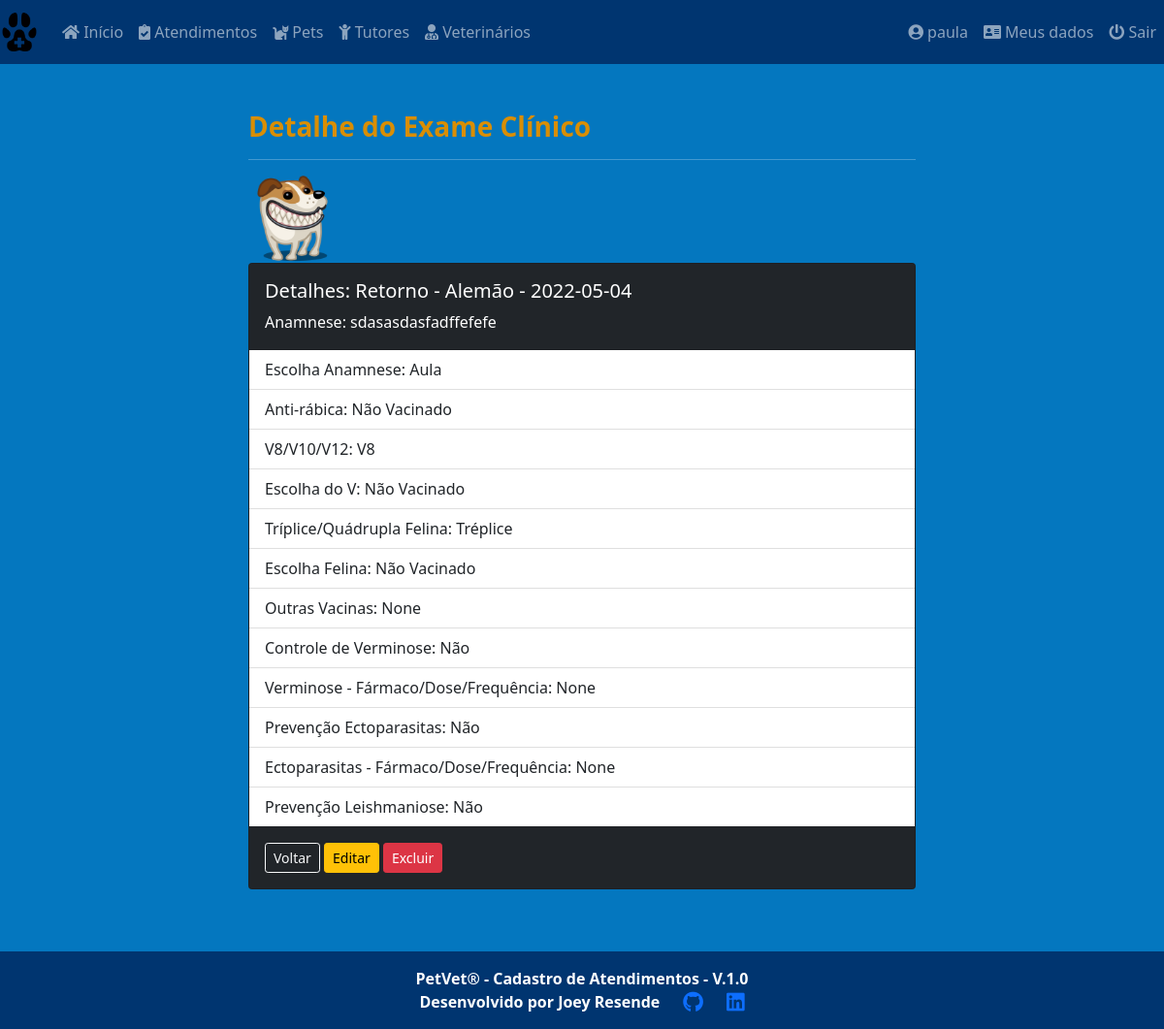
Page /core/general_clinic/1 (signed in) on the earlier database version.
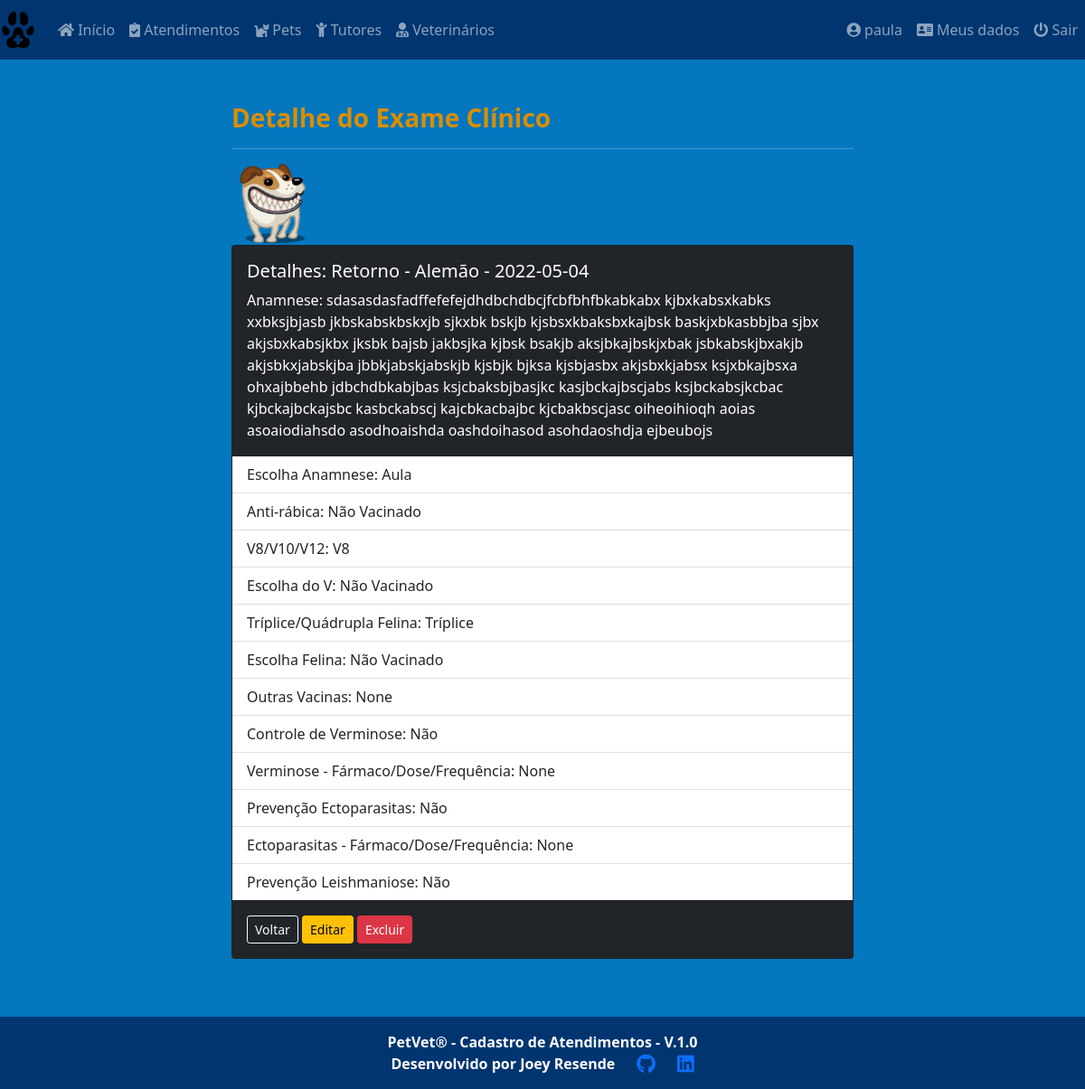
Same page on the later database version.
### core/models.py (models this page shows, shortened)
class GeneralClinic(models.Model):
    medical_care = models.ForeignKey(
        'MedicalCare', on_delete=models.PROTECT, null=True, verbose_name='Atendimento')
    choice_anamnese = models.CharField(
        max_length=6, choices=type_anamnese, verbose_name='Tipo anamnese')
    anamnese = models.TextField(max_length=1000, verbose_name='Anamnese')
    choice_anti_rabica = models.CharField(
        max_length=13, choices=vaccination, verbose_name='Anti-Rábica')
    choice_type_v = models.CharField(
        max_length=3, choices=type_v, verbose_name='V8/V10/V12')
    choice_v = models.CharField(
        max_length=13, choices=vaccination, verbose_name='')
    choice_type_felina = models.CharField(
        max_length=9, choices=type_felina, verbose_name='Tríplice/Quádrupla Felina')
    choice_felina = models.CharField(
        max_length=13, choices=vaccination, verbose_name='')
    others_felina = models.CharField(
        max_length=30, null=True, blank=True, verbose_name='Outras Vacinas')
    choice_verminose = models.CharField(
        max_length=17, choices=vermi_ecto, verbose_name='Controle Verminose')
    others_verminose = models.CharField(
        max_length=30, null=True, blank=True, verbose_name='Verminose - Fármaco/Dose/Frequência')
    choice_ectopas = models.CharField(
        max_length=17, choices=vermi_ecto, verbose_name='Prevenção Ectoparasitas')
    others_ectopas = models.CharField(
        max_length=30, null=True, blank=True, verbose_name='Ectoparasitas - Fármaco/Dose/Frequência')
    choice_leish = models.CharField(
        max_length=17, choices=leish, verbose_name='Prevenção Leishmaniose')
    class Meta:
        ordering = ['id']

class MedicalCare(models.Model):
    id = models.AutoField(primary_key=True)
    date = models.DateField(default=date.today, verbose_name='Data')
    time = models.TimeField(verbose_name='Hora')
    pet_name = models.ForeignKey(
        'Pets', on_delete=models.PROTECT, null=True, verbose_name='Nome do Pet')
    procedure = models.CharField(
        max_length=8, choices=procedures, verbose_name='Tipo de atendimento')
    vet_name = models.ForeignKey(
        'Vet', on_delete=models.PROTECT, null=True, verbose_name='Veterinario')
    sedative = models.CharField(
        max_length=8, choices=type_sedative, default='Não', verbose_name='Tipo de sedativo')
    report = models.TextField(
        max_length=1000, verbose_name='Relato do problema')
    class Meta:
        ordering = ['-date']
    def __str__(self):
        return f'{self.procedure} - {self.pet_name} - {self.date}'

class Pets(models.Model):
    id = models.AutoField(primary_key=True)
    pet_name = models.CharField(
        max_length=30, verbose_name='Nome do Pet')
    species = models.CharField(
        max_length=20, verbose_name='Espécie')
    breed = models.CharField(
        max_length=30, verbose_name='Raça')
    gender = models.CharField(
        max_length=5, choices=sex_status, verbose_name='Genêro')
    date_of_birth = models.DateField(
        null=True, blank=True, verbose_name='Data de Nascimento')
    castrated = models.CharField(
        max_length=3, choices=castrated_status, default='N', verbose_name='Castrado?')
    weight = models.DecimalField(
        max_digits=6, decimal_places=3, verbose_name='Peso', default=0)
    tutor_name = models.ForeignKey(
        'Tutor', on_delete=models.PROTECT, null=True, verbose_name='Nome do Tutor')
    class Meta:
        ordering = ['-id']
    def __str__(self):
        return self.pet_name

### core/views.py (the view)
# urls.py: path('general_clinic/<int:pk>', GeneralClinicDetail.as_view(),
class GeneralClinicDetail(LoginRequiredMixin, DetailView):
    login_url = reverse_lazy('login')
    model = GeneralClinic
    template_name = 'core/general_clinic_detail.html'
    success_url = reverse_lazy('general_clinics')

### core/templates/core/general_clinic_detail.html (shortened to what this page needs)
{% extends 'core/base_model.html' %}
{% load static %}
{% block content %}
<div class="row">
  <div class="col-sm-8 mx-auto">
    <div class="container">
      <h3><strong>Detalhe do Exame Clínico</strong></h3><hr>
      <div class="row col-2">
        <img class="card-img-top" src="{% static 'img/dog_icon.png/' %}" alt="Imagem de capa do card">
      </div>
      <div class="card text-white bg-dark mb-3">
        <div class="card-body">
          <h5 class="card-title">Detalhes: {{ generalclinic.medical_care }}</h5>
          <p class="card-text">Anamnese: {{ generalclinic.anamnese }}</p>
        </div>
          <ul class="list-group list-group-flush">
            <li class="list-group-item">Escolha Anamnese: {{ generalclinic.choice_anamnese }}</li>
            <li class="list-group-item">Anti-rábica: {{ generalclinic.choice_anti_rabica }}</li>
            <li class="list-group-item">V8/V10/V12: {{ generalclinic.choice_type_v }}</li>
            <li class="list-group-item">Escolha do V: {{ generalclinic.choice_v }}</li>
            <li class="list-group-item">Tríplice/Quádrupla Felina: {{ generalclinic.choice_type_felina }}</li>
            <li class="list-group-item">Escolha Felina: {{ generalclinic.choice_felina }}</li>
            <li class="list-group-item">Outras Vacinas: {{ generalclinic.others_felina }}</li>
            <li class="list-group-item">Controle de Verminose: {{ generalclinic.choice_verminose }}</li>
            <li class="list-group-item">Verminose - Fármaco/Dose/Frequência: {{ generalclinic.others_verminose }}</li>
            <li class="list-group-item">Prevenção Ectoparasitas: {{ generalclinic.choice_ectopas }}</li>
            <li class="list-group-item">Ectoparasitas - Fármaco/Dose/Frequência: {{ generalclinic.others_ectopas }}</li>
            <li class="list-group-item">Prevenção Leishmaniose: {{ generalclinic.choice_leish }}</li>
          </ul>
        <div class="card-body">
          <a href="{% url 'general_clinics' %}" class="btn btn-outline-light btn-sm">Voltar</a>
          <a href="{% url 'general_clinic_edit' generalclinic.pk %}" class="btn btn-warning btn-sm">Editar</a>
          <a href="{% url 'general_clinic_delete' generalclinic.pk %}" class="btn btn-danger btn-sm">Excluir</a>
        </div>
      </div>
    </div>
  </div>
</div>
{% endblock %}

Differences in the rows shown:
changed GeneralClinic "Aula": anamnese "sdasasdasfadffefefe" → "sdasasdasfadffefefejdhdbchdbcjfcbfbhfbkabkabx kjbxkabsxkabks xxbksjbjasb jkbskabskbskxjb sjkxbk bskjb kjsbsxkbaksbxkajbsk baskjxbkasbbjba sjbx akjsbxkabsjkbx jksbk bajsb jakbsjka kjbsk bsakjb aksjbkajbskjxbak jsbkabskjbxakjb akjsbkxjabskjba jbbkjabskjabskjb kjsbjk bjksa kjsbjasbx akjsbxkjabsx ksjxbkajbsxa ohxajbbehb jdbchdbkabjbas ksjcbaksbjbasjkc kasjbckajbscjabs ksjbckabsjkcbac kjbckajbckajsbc kasbckabscj kajcbkacbajbc kjcbakbscjasc oiheoihioqh aoias asoaiodiahsdo asodhoaishda oashdoihasod asohdaoshdja ejbeubojs"; choice_type_felina "Tréplice" → "Tríplice"
